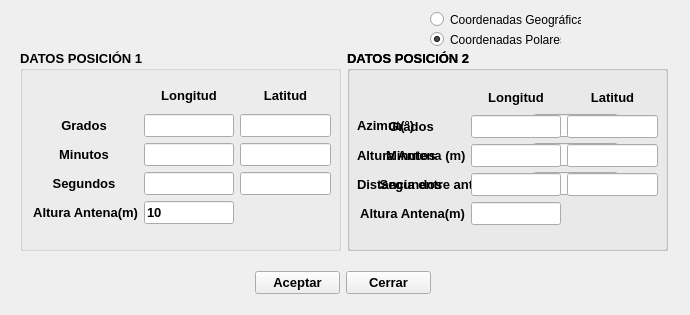
<?xml version="1.0" encoding="UTF-8"?>
<ui version="4.0">
 <class>CPuntoAPunto</class>
 <widget class="QWidget" name="CPuntoAPunto">
  <property name="geometry">
   <rect>
    <x>0</x>
    <y>0</y>
    <width>690</width>
    <height>315</height>
   </rect>
  </property>
  <property name="minimumSize">
   <size>
    <width>690</width>
    <height>315</height>
   </size>
  </property>
  <property name="maximumSize">
   <size>
    <width>690</width>
    <height>315</height>
   </size>
  </property>
  <property name="windowTitle">
   <string>Comunicación directa entre dos antenas</string>
  </property>
  <widget class="QGroupBox" name="groupBox">
   <property name="geometry">
    <rect>
     <x>347</x>
     <y>50</y>
     <width>321</width>
     <height>201</height>
    </rect>
   </property>
   <property name="font">
    <font>
     <family>Tahoma</family>
     <pointsize>10</pointsize>
     <weight>75</weight>
     <bold>true</bold>
    </font>
   </property>
   <property name="title">
    <string>DATOS POSICIÓN 2</string>
   </property>
   <widget class="QWidget" name="layoutWidget">
    <property name="geometry">
     <rect>
      <x>10</x>
      <y>64</y>
      <width>261</width>
      <height>82</height>
     </rect>
    </property>
    <layout class="QHBoxLayout" name="horizontalLayout_2">
     <item>
      <layout class="QVBoxLayout" name="verticalLayout">
       <item>
        <widget class="QLabel" name="label_20">
         <property name="font">
          <font>
           <family>Tahoma</family>
           <pointsize>10</pointsize>
           <weight>75</weight>
           <bold>true</bold>
          </font>
         </property>
         <property name="text">
          <string>Azimut(°)</string>
         </property>
        </widget>
       </item>
       <item>
        <widget class="QLabel" name="label_21">
         <property name="font">
          <font>
           <family>Tahoma</family>
           <pointsize>10</pointsize>
           <weight>75</weight>
           <bold>true</bold>
          </font>
         </property>
         <property name="text">
          <string>Altura Antena (m)</string>
         </property>
        </widget>
       </item>
       <item>
        <widget class="QLabel" name="label_23">
         <property name="font">
          <font>
           <pointsize>10</pointsize>
           <weight>75</weight>
           <bold>true</bold>
          </font>
         </property>
         <property name="text">
          <string>Distancia entre antenas (m)</string>
         </property>
        </widget>
       </item>
      </layout>
     </item>
     <item>
      <layout class="QVBoxLayout" name="verticalLayout_2">
       <item>
        <widget class="QEditEnteros" name="lineEdit_8">
         <property name="font">
          <font>
           <family>Tahoma</family>
           <pointsize>10</pointsize>
           <weight>75</weight>
           <bold>true</bold>
          </font>
         </property>
         <property name="text">
          <string/>
         </property>
         <property name="maxLength">
          <number>3</number>
         </property>
        </widget>
       </item>
       <item>
        <widget class="QLineEdit" name="lineEdit_9">
         <property name="font">
          <font>
           <family>Tahoma</family>
           <pointsize>10</pointsize>
           <weight>75</weight>
           <bold>true</bold>
          </font>
         </property>
         <property name="text">
          <string/>
         </property>
         <property name="maxLength">
          <number>3</number>
         </property>
        </widget>
       </item>
       <item>
        <widget class="QEditEnteros" name="lineEdit_10">
         <property name="font">
          <font>
           <family>Tahoma</family>
           <pointsize>10</pointsize>
           <weight>75</weight>
           <bold>true</bold>
          </font>
         </property>
         <property name="text">
          <string/>
         </property>
         <property name="maxLength">
          <number>5</number>
         </property>
        </widget>
       </item>
      </layout>
     </item>
    </layout>
   </widget>
  </widget>
  <widget class="QGroupBox" name="groupBox_3">
   <property name="geometry">
    <rect>
     <x>347</x>
     <y>50</y>
     <width>321</width>
     <height>201</height>
    </rect>
   </property>
   <property name="font">
    <font>
     <family>Tahoma</family>
     <pointsize>10</pointsize>
     <weight>75</weight>
     <bold>true</bold>
    </font>
   </property>
   <property name="title">
    <string>DATOS POSICIÓN 2</string>
   </property>
   <widget class="QWidget" name="layoutWidget_2">
    <property name="geometry">
     <rect>
      <x>10</x>
      <y>35</y>
      <width>301</width>
      <height>140</height>
     </rect>
    </property>
    <layout class="QGridLayout" name="gridLayout_2">
     <item row="0" column="2">
      <widget class="QLabel" name="label_14">
       <property name="font">
        <font>
         <family>Tahoma</family>
         <pointsize>10</pointsize>
         <weight>75</weight>
         <bold>true</bold>
        </font>
       </property>
       <property name="text">
        <string>Latitud</string>
       </property>
       <property name="alignment">
        <set>Qt::AlignCenter</set>
       </property>
      </widget>
     </item>
     <item row="0" column="1">
      <widget class="QLabel" name="label_15">
       <property name="font">
        <font>
         <family>Tahoma</family>
         <pointsize>10</pointsize>
         <weight>75</weight>
         <bold>true</bold>
        </font>
       </property>
       <property name="text">
        <string>Longitud</string>
       </property>
       <property name="alignment">
        <set>Qt::AlignCenter</set>
       </property>
      </widget>
     </item>
     <item row="2" column="1">
      <widget class="QEditEnteros" name="lineEdit_14">
       <property name="font">
        <font>
         <family>Tahoma</family>
         <pointsize>10</pointsize>
         <weight>75</weight>
         <bold>true</bold>
        </font>
       </property>
       <property name="text">
        <string/>
       </property>
       <property name="maxLength">
        <number>2</number>
       </property>
      </widget>
     </item>
     <item row="3" column="0">
      <widget class="QLabel" name="label_17">
       <property name="font">
        <font>
         <family>Tahoma</family>
         <pointsize>10</pointsize>
         <weight>75</weight>
         <bold>true</bold>
        </font>
       </property>
       <property name="text">
        <string>Segundos</string>
       </property>
       <property name="alignment">
        <set>Qt::AlignCenter</set>
       </property>
      </widget>
     </item>
     <item row="2" column="0">
      <widget class="QLabel" name="label_5">
       <property name="font">
        <font>
         <family>Tahoma</family>
         <pointsize>10</pointsize>
         <weight>75</weight>
         <bold>true</bold>
        </font>
       </property>
       <property name="text">
        <string>Minutos</string>
       </property>
       <property name="alignment">
        <set>Qt::AlignCenter</set>
       </property>
      </widget>
     </item>
     <item row="3" column="1">
      <widget class="QLineEdit" name="lineEdit_17">
       <property name="font">
        <font>
         <family>Tahoma</family>
         <pointsize>10</pointsize>
         <weight>75</weight>
         <bold>true</bold>
        </font>
       </property>
       <property name="text">
        <string/>
       </property>
       <property name="maxLength">
        <number>5</number>
       </property>
      </widget>
     </item>
     <item row="1" column="0">
      <widget class="QLabel" name="label_16">
       <property name="font">
        <font>
         <family>Tahoma</family>
         <pointsize>10</pointsize>
         <weight>75</weight>
         <bold>true</bold>
        </font>
       </property>
       <property name="text">
        <string>Grados</string>
       </property>
       <property name="alignment">
        <set>Qt::AlignCenter</set>
       </property>
      </widget>
     </item>
     <item row="3" column="2">
      <widget class="QLineEdit" name="lineEdit_16">
       <property name="font">
        <font>
         <family>Tahoma</family>
         <pointsize>10</pointsize>
         <weight>75</weight>
         <bold>true</bold>
        </font>
       </property>
       <property name="text">
        <string/>
       </property>
       <property name="maxLength">
        <number>5</number>
       </property>
      </widget>
     </item>
     <item row="2" column="2">
      <widget class="QEditEnteros" name="lineEdit_15">
       <property name="font">
        <font>
         <family>Tahoma</family>
         <pointsize>10</pointsize>
         <weight>75</weight>
         <bold>true</bold>
        </font>
       </property>
       <property name="text">
        <string/>
       </property>
       <property name="maxLength">
        <number>2</number>
       </property>
      </widget>
     </item>
     <item row="1" column="1">
      <widget class="QEditEnteros" name="lineEdit_12">
       <property name="font">
        <font>
         <family>Tahoma</family>
         <pointsize>10</pointsize>
         <weight>75</weight>
         <bold>true</bold>
        </font>
       </property>
       <property name="text">
        <string/>
       </property>
       <property name="maxLength">
        <number>2</number>
       </property>
      </widget>
     </item>
     <item row="1" column="2">
      <widget class="QEditEnteros" name="lineEdit_13">
       <property name="font">
        <font>
         <family>Tahoma</family>
         <pointsize>10</pointsize>
         <weight>75</weight>
         <bold>true</bold>
        </font>
       </property>
       <property name="text">
        <string/>
       </property>
       <property name="maxLength">
        <number>2</number>
       </property>
      </widget>
     </item>
     <item row="4" column="0">
      <widget class="QLabel" name="label_13">
       <property name="font">
        <font>
         <family>Tahoma</family>
         <pointsize>10</pointsize>
         <weight>75</weight>
         <bold>true</bold>
        </font>
       </property>
       <property name="text">
        <string> Altura Antena(m)</string>
       </property>
      </widget>
     </item>
     <item row="4" column="1">
      <widget class="QLineEdit" name="lineEdit_11">
       <property name="font">
        <font>
         <family>Tahoma</family>
         <pointsize>10</pointsize>
         <weight>75</weight>
         <bold>true</bold>
        </font>
       </property>
       <property name="text">
        <string/>
       </property>
       <property name="maxLength">
        <number>3</number>
       </property>
      </widget>
     </item>
    </layout>
   </widget>
  </widget>
  <widget class="QRadioButton" name="radioButton">
   <property name="geometry">
    <rect>
     <x>430</x>
     <y>11</y>
     <width>151</width>
     <height>17</height>
    </rect>
   </property>
   <property name="text">
    <string>Coordenadas Geográficas</string>
   </property>
   <property name="checked">
    <bool>false</bool>
   </property>
  </widget>
  <widget class="QWidget" name="layoutWidget_3">
   <property name="geometry">
    <rect>
     <x>255</x>
     <y>270</y>
     <width>176</width>
     <height>26</height>
    </rect>
   </property>
   <layout class="QHBoxLayout" name="horizontalLayout">
    <item>
     <widget class="QPushButton" name="pushButton">
      <property name="font">
       <font>
        <family>Tahoma</family>
        <pointsize>10</pointsize>
        <weight>75</weight>
        <bold>true</bold>
       </font>
      </property>
      <property name="styleSheet">
       <string notr="true"/>
      </property>
      <property name="text">
       <string>Aceptar</string>
      </property>
     </widget>
    </item>
    <item>
     <widget class="QPushButton" name="pushButton_2">
      <property name="font">
       <font>
        <family>Tahoma</family>
        <pointsize>10</pointsize>
        <weight>75</weight>
        <bold>true</bold>
       </font>
      </property>
      <property name="styleSheet">
       <string notr="true"/>
      </property>
      <property name="text">
       <string>Cerrar</string>
      </property>
     </widget>
    </item>
   </layout>
  </widget>
  <widget class="QRadioButton" name="radioButton_2">
   <property name="geometry">
    <rect>
     <x>430</x>
     <y>31</y>
     <width>131</width>
     <height>17</height>
    </rect>
   </property>
   <property name="text">
    <string>Coordenadas Polares</string>
   </property>
   <property name="checked">
    <bool>true</bool>
   </property>
  </widget>
  <widget class="QGroupBox" name="groupBox_2">
   <property name="geometry">
    <rect>
     <x>20</x>
     <y>50</y>
     <width>321</width>
     <height>201</height>
    </rect>
   </property>
   <property name="font">
    <font>
     <family>Tahoma</family>
     <pointsize>10</pointsize>
     <weight>75</weight>
     <bold>true</bold>
    </font>
   </property>
   <property name="title">
    <string>DATOS POSICIÓN 1</string>
   </property>
   <widget class="QWidget" name="layoutWidget_4">
    <property name="geometry">
     <rect>
      <x>10</x>
      <y>33</y>
      <width>301</width>
      <height>141</height>
     </rect>
    </property>
    <layout class="QGridLayout" name="gridLayout">
     <item row="4" column="1">
      <widget class="QLineEdit" name="lineEdit_7">
       <property name="font">
        <font>
         <family>Tahoma</family>
         <pointsize>10</pointsize>
         <weight>75</weight>
         <bold>true</bold>
        </font>
       </property>
       <property name="text">
        <string>10</string>
       </property>
       <property name="maxLength">
        <number>3</number>
       </property>
      </widget>
     </item>
     <item row="3" column="0">
      <widget class="QLabel" name="label_8">
       <property name="font">
        <font>
         <family>Tahoma</family>
         <pointsize>10</pointsize>
         <weight>75</weight>
         <bold>true</bold>
        </font>
       </property>
       <property name="text">
        <string>Segundos</string>
       </property>
       <property name="alignment">
        <set>Qt::AlignCenter</set>
       </property>
      </widget>
     </item>
     <item row="2" column="0">
      <widget class="QLabel" name="label_4">
       <property name="font">
        <font>
         <family>Tahoma</family>
         <pointsize>10</pointsize>
         <weight>75</weight>
         <bold>true</bold>
        </font>
       </property>
       <property name="text">
        <string>Minutos</string>
       </property>
       <property name="alignment">
        <set>Qt::AlignCenter</set>
       </property>
      </widget>
     </item>
     <item row="1" column="0">
      <widget class="QLabel" name="label_9">
       <property name="font">
        <font>
         <family>Tahoma</family>
         <pointsize>10</pointsize>
         <weight>75</weight>
         <bold>true</bold>
        </font>
       </property>
       <property name="text">
        <string>Grados</string>
       </property>
       <property name="alignment">
        <set>Qt::AlignCenter</set>
       </property>
      </widget>
     </item>
     <item row="2" column="1">
      <widget class="QEditEnteros" name="lineEdit_2">
       <property name="font">
        <font>
         <family>Tahoma</family>
         <pointsize>10</pointsize>
         <weight>75</weight>
         <bold>true</bold>
        </font>
       </property>
       <property name="text">
        <string/>
       </property>
       <property name="maxLength">
        <number>2</number>
       </property>
      </widget>
     </item>
     <item row="0" column="2">
      <widget class="QLabel" name="label_11">
       <property name="text">
        <string>Latitud</string>
       </property>
       <property name="alignment">
        <set>Qt::AlignCenter</set>
       </property>
      </widget>
     </item>
     <item row="1" column="1">
      <widget class="QEditEnteros" name="lineEdit">
       <property name="font">
        <font>
         <family>Tahoma</family>
         <pointsize>10</pointsize>
         <weight>75</weight>
         <bold>true</bold>
        </font>
       </property>
       <property name="text">
        <string/>
       </property>
       <property name="maxLength">
        <number>2</number>
       </property>
      </widget>
     </item>
     <item row="2" column="2">
      <widget class="QEditEnteros" name="lineEdit_5">
       <property name="font">
        <font>
         <family>Tahoma</family>
         <pointsize>10</pointsize>
         <weight>75</weight>
         <bold>true</bold>
        </font>
       </property>
       <property name="text">
        <string/>
       </property>
       <property name="maxLength">
        <number>2</number>
       </property>
      </widget>
     </item>
     <item row="1" column="2">
      <widget class="QEditEnteros" name="lineEdit_4">
       <property name="font">
        <font>
         <family>Tahoma</family>
         <pointsize>10</pointsize>
         <weight>75</weight>
         <bold>true</bold>
        </font>
       </property>
       <property name="text">
        <string/>
       </property>
       <property name="maxLength">
        <number>2</number>
       </property>
      </widget>
     </item>
     <item row="3" column="2">
      <widget class="QLineEdit" name="lineEdit_6">
       <property name="font">
        <font>
         <family>Tahoma</family>
         <pointsize>10</pointsize>
         <weight>75</weight>
         <bold>true</bold>
        </font>
       </property>
       <property name="text">
        <string/>
       </property>
       <property name="maxLength">
        <number>5</number>
       </property>
      </widget>
     </item>
     <item row="0" column="1">
      <widget class="QLabel" name="label_10">
       <property name="font">
        <font>
         <family>Tahoma</family>
         <pointsize>10</pointsize>
         <weight>75</weight>
         <bold>true</bold>
        </font>
       </property>
       <property name="text">
        <string>Longitud</string>
       </property>
       <property name="alignment">
        <set>Qt::AlignCenter</set>
       </property>
      </widget>
     </item>
     <item row="4" column="0">
      <widget class="QLabel" name="label_12">
       <property name="font">
        <font>
         <family>Tahoma</family>
         <pointsize>10</pointsize>
         <weight>75</weight>
         <bold>true</bold>
        </font>
       </property>
       <property name="text">
        <string> Altura Antena(m)</string>
       </property>
      </widget>
     </item>
     <item row="3" column="1">
      <widget class="QLineEdit" name="lineEdit_3">
       <property name="font">
        <font>
         <family>Tahoma</family>
         <pointsize>10</pointsize>
         <weight>75</weight>
         <bold>true</bold>
        </font>
       </property>
       <property name="text">
        <string/>
       </property>
       <property name="maxLength">
        <number>5</number>
       </property>
      </widget>
     </item>
    </layout>
   </widget>
  </widget>
 </widget>
 <customwidgets>
  <customwidget>
   <class>QEditEnteros</class>
   <extends>QLineEdit</extends>
   <header>qeditenteros.h</header>
  </customwidget>
 </customwidgets>
 <resources/>
 <connections/>
</ui>
